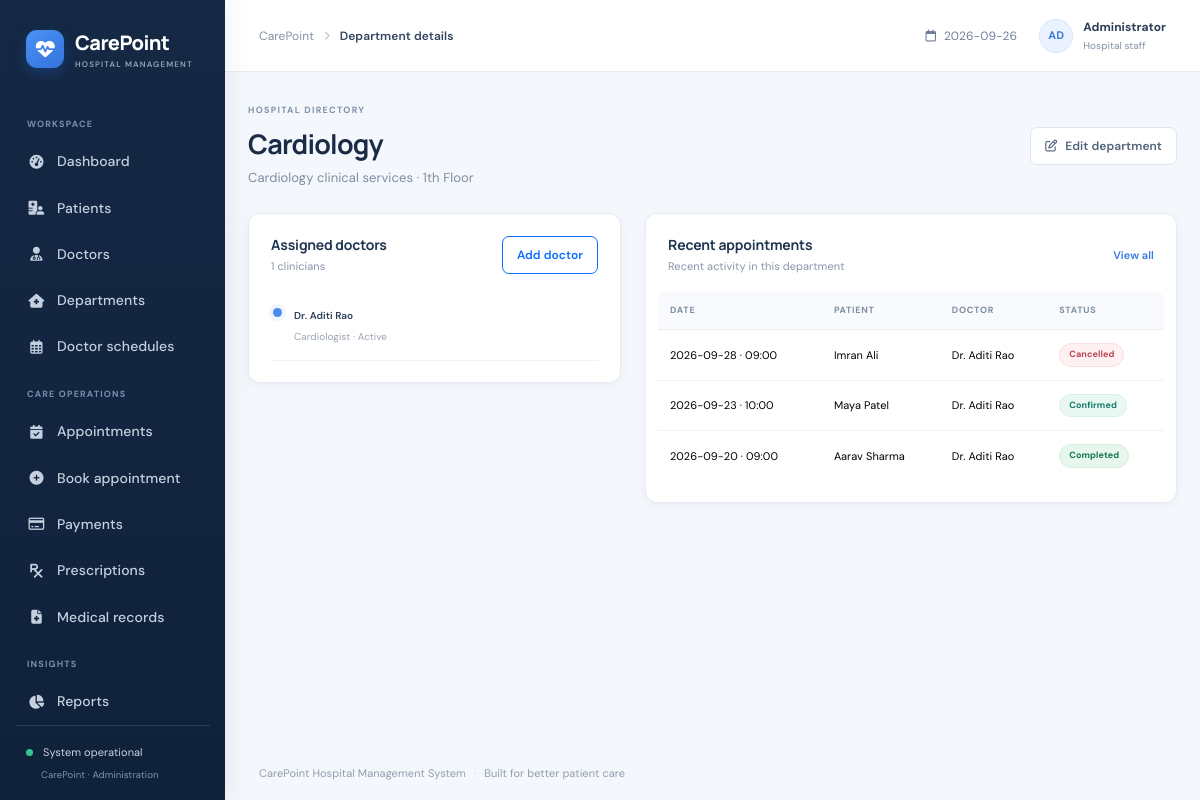
Page /departments/view/1 on the committed database.
### tables this page shows
CREATE TABLE departments(department_id INTEGER PRIMARY KEY, department_name TEXT UNIQUE NOT NULL, description TEXT DEFAULT '', location TEXT DEFAULT '', status TEXT NOT NULL DEFAULT 'Active');

CREATE TABLE doctors(doctor_id INTEGER PRIMARY KEY, doctor_code TEXT UNIQUE NOT NULL, full_name TEXT NOT NULL, specialization TEXT, department_id INTEGER NOT NULL REFERENCES departments ON DELETE RESTRICT, qualification TEXT, phone TEXT, email TEXT, consultation_fee REAL NOT NULL DEFAULT 0 CHECK(consultation_fee>=0), experience_years INTEGER DEFAULT 0, room_number TEXT, available_days TEXT DEFAULT '', status TEXT NOT NULL DEFAULT 'Active', created_at TEXT NOT NULL DEFAULT CURRENT_TIMESTAMP);

CREATE TABLE appointments(appointment_id INTEGER PRIMARY KEY, appointment_code TEXT UNIQUE NOT NULL, patient_id INTEGER NOT NULL REFERENCES patients ON DELETE RESTRICT, doctor_id INTEGER NOT NULL REFERENCES doctors ON DELETE RESTRICT, department_id INTEGER NOT NULL REFERENCES departments ON DELETE RESTRICT, appointment_date TEXT NOT NULL, appointment_time TEXT NOT NULL, reason TEXT, symptoms TEXT, status TEXT NOT NULL DEFAULT 'Scheduled', notes TEXT DEFAULT '', created_at TEXT NOT NULL DEFAULT CURRENT_TIMESTAMP, updated_at TEXT NOT NULL DEFAULT CURRENT_TIMESTAMP);

CREATE TABLE patients(patient_id INTEGER PRIMARY KEY, patient_code TEXT UNIQUE NOT NULL, full_name TEXT NOT NULL, date_of_birth TEXT, gender TEXT, blood_group TEXT, phone TEXT NOT NULL, email TEXT, address TEXT, emergency_contact_name TEXT, emergency_contact_phone TEXT, created_at TEXT NOT NULL DEFAULT CURRENT_TIMESTAMP);

### app.py (the view)
@app.route('/departments/view/<int:id>')
def department_view(id):
    department=one('SELECT * FROM departments WHERE department_id=?',(id,))
    if not department: abort(404)
    doctors_list=rows('SELECT * FROM doctors WHERE department_id=? ORDER BY full_name',(id,))
    appointment_list=rows('SELECT a.*,p.full_name patient,d.full_name doctor FROM appointments a JOIN patients p USING(patient_id) JOIN doctors d USING(doctor_id) WHERE a.department_id=? ORDER BY a.appointment_date DESC,a.appointment_time DESC LIMIT 12',(id,))
    return render_template('department_details.html',department=department,doctors=doctors_list,appointments=appointment_list)

### app.py (called while the page is built)
def db():
    conn = sqlite3.connect(DB_PATH, factory=ClosingConnection)
    conn.row_factory = sqlite3.Row
    conn.execute('PRAGMA foreign_keys = ON')
    return conn

def rows(sql, args=()):
    with db() as con:
        return con.execute(sql, args).fetchall()

def one(sql, args=()):
    with db() as con:
        return con.execute(sql, args).fetchone()

@app.context_processor
def global_context(): return {'today':date.today().isoformat(), 'statuses':STATUSES, 'days':DAYS}

    def __exit__(self, exc_type, exc, tb):
        try:
            return super().__exit__(exc_type, exc, tb)
        finally:
            self.close()

### templates/department_details.html
{% extends 'base.html' %}{% block title %}{{ department.department_name }}{% endblock %}{% block page_name %}Department details{% endblock %}{% block content %}<div class="page-heading"><div><div class="eyebrow">HOSPITAL DIRECTORY</div><h1>{{ department.department_name }}</h1><p>{{ department.description or 'Clinical services' }} · {{ department.location or 'Location not set' }}</p></div><a class="btn btn-light" href="{{ url_for('edit_department',id=department.department_id) }}"><i class="fa-regular fa-pen-to-square me-2"></i>Edit department</a></div><div class="row g-4"><div class="col-lg-5"><section class="panel"><div class="panel-head"><div><h2>Assigned doctors</h2><p>{{ doctors|length }} clinicians</p></div><a class="btn btn-sm btn-outline-primary" href="{{ url_for('add_doctor') }}">Add doctor</a></div>{% for d in doctors %}<div class="history-entry"><span class="timeline-dot"></span><div><a class="table-name" href="{{ url_for('doctor_view',id=d.doctor_id) }}">{{ d.full_name }}</a><small>{{ d.specialization or 'General' }} · {{ d.status }}</small></div></div>{% else %}<div class="empty-inline">No doctors assigned.</div>{% endfor %}</section></div><div class="col-lg-7"><section class="panel"><div class="panel-head"><div><h2>Recent appointments</h2><p>Recent activity in this department</p></div><a class="text-link" href="{{ url_for('appointments',department=department.department_id) }}">View all</a></div>{% if appointments %}<div class="table-responsive"><table class="table data-table"><thead><tr><th>DATE</th><th>PATIENT</th><th>DOCTOR</th><th>STATUS</th></tr></thead><tbody>{% for a in appointments %}<tr><td>{{ a.appointment_date }} · {{ a.appointment_time }}</td><td>{{ a.patient }}</td><td>{{ a.doctor }}</td><td><span class="status-badge status-{{ a.status|lower|replace(' ','-') }}">{{ a.status }}</span></td></tr>{% endfor %}</tbody></table></div>{% else %}<div class="empty-inline">No appointments recorded.</div>{% endif %}</section></div></div>{% endblock %}

### static/css/style.css (style rules this page uses)
:root { --ink:#172b4d;--muted:#738198;--line:#e9edf3;--bg:#f5f7fb;--blue:#3978e8;--nav:#15263f;--mint:#16a88b }
* { box-sizing:border-box }
body { margin:0;background:var(--bg);color:#253750;font-family:'DM Sans',sans-serif;font-size:14px }
.page-heading { display:flex;align-items:center;justify-content:space-between;gap:20px;margin-bottom:24px }
.eyebrow { font-size:9px;letter-spacing:1.15px;font-weight:700;color:#8897aa;margin-bottom:7px }
.page-heading h1 { font:700 25px Manrope,sans-serif;letter-spacing:-.65px;color:var(--ink);margin:0 }
.page-heading p { margin:6px 0 0;color:#7c899c;font-size:13px }
.btn { border-radius:7px;font-size:12px;font-weight:600;padding:9px 14px }
.btn-light,.btn-outline-secondary { background:white;border-color:#e2e7ee;color:#52627a }
.metric-card,.panel,.mini-metric { background:white;border:1px solid #ebeff4;border-radius:10px;box-shadow:0 2px 8px #17315a05 }
.panel { padding:19px 20px }
.panel-head { display:flex;justify-content:space-between;align-items:center;margin-bottom:16px }
.panel-head h2,.section-title h2 { font:700 14px Manrope,sans-serif;color:#203550;margin:0 }
.panel-head p,.section-title p { color:#94a0b0;margin:4px 0 0;font-size:11px }
.text-link { font-size:11px;color:#3779e4;text-decoration:none;font-weight:600 }
.data-table { font-size:11px;color:#495971;vertical-align:middle;margin:0 }
.data-table thead th { font-size:9px;letter-spacing:.6px;color:#9aa5b5;font-weight:700;border-bottom:1px solid #edf0f4;padding:10px 12px;white-space:nowrap }
.data-table tbody td { padding:12px;border-color:#f0f2f5 }
.data-table tbody tr:last-child td { border-bottom:0 }
.table-responsive { margin:0 -10px }
.table-name { color:#2d405b;text-decoration:none;font-weight:600 }
.status-badge { display:inline-block;border-radius:20px;padding:4px 8px;font-size:9px;font-weight:700;background:#edf2f8;color:#607087;white-space:nowrap }
.status-confirmed,.status-active,.status-paid { color:#14866d;background:#e8f7f1 }
.status-completed { color:#168367;background:#e4f6ef }
.status-cancelled,.status-inactive,.status-refunded { color:#c65363;background:#fff0f1 }
.history-entry { display:flex;gap:12px;padding:12px 2px;border-bottom:1px solid #f0f2f5 }
.timeline-dot { margin-top:4px;width:9px;height:9px;border-radius:50%;background:#4d8bea;box-shadow:0 0 0 4px #eff5ff;flex:none }
.history-entry strong,.history-entry small { display:block }
.history-entry small { font-size:10px;color:#9aa4b2;margin:4px 0 }
.history-entry a { font-size:10px }

### static/css/polish.css (style rules this page uses)
:root { --ink: #192b45; --muted: #77869b; --line: #e6ebf2; --bg: #f4f7fb; --blue: #3478e5; --nav: #14243d; --mint: #149b82; }
body { background: #f4f7fb; color: #2c3e56; font-family: 'DM Sans', Inter, system-ui, sans-serif; letter-spacing: .005em; }
.page-heading { margin-bottom: 26px; }
.page-heading h1 { font-size: 27px; letter-spacing: -.8px; }
.page-heading p { font-size: 13px; color: #7e8ca0; }
.eyebrow { color: #8292a8; letter-spacing: 1.25px; }
.metric-card, .panel, .mini-metric { border-color: #e7ecf3; box-shadow: 0 3px 12px #1d35510a, 0 1px 2px #1d355106; }
.panel { border-radius: 12px; padding: 21px 22px; }
.panel-head { margin-bottom: 17px; }
.panel-head h2, .section-title h2 { font-size: 14px; letter-spacing: -.15px; }
.panel-head p, .section-title p { color: #8795a8; }
.data-table { color: #43556d; }
.data-table thead th { background: #f8fafd; border-bottom-color: #e9eef4; color: #7e8da2; font-size: 9px; letter-spacing: .75px; padding-top: 12px; padding-bottom: 12px; }
.data-table thead th:first-child { border-radius: 7px 0 0; }
.data-table thead th:last-child { border-radius: 0 7px 0 0; }
.data-table tbody tr { transition: background .14s ease; }
.data-table tbody td { padding-top: 13px; padding-bottom: 13px; }
.btn { min-height: 36px; transition: transform .15s ease, box-shadow .15s ease, background .15s ease; }
.btn-light, .btn-outline-secondary { border-color: #e0e6ee; }
.status-badge { border: 1px solid transparent; padding: 4px 9px; font-size: 9px; letter-spacing: .08px; }
.status-confirmed, .status-active, .status-paid { color: #137b67; background: #eaf8f3; border-color: #d7f0e7; }
.status-completed { color: #17754f; background: #e8f7ee; border-color: #d5efdf; }
.status-cancelled, .status-inactive, .status-refunded { color: #b74859; background: #fff0f1; border-color: #f9dfe2; }

### rows in the picture
departments: department_name "Cardiology", description "Cardiology clinical services", location "1th Floor"
doctors: full_name "Dr. Aditi Rao", specialization "Cardiologist", status "Active"
appointments: appointment_date "2026-09-28", appointment_time "09:00", patient "Imran Ali", doctor "Dr. Aditi Rao", status "Cancelled"
appointments: appointment_date "2026-09-23", appointment_time "10:00", patient "Maya Patel", doctor "Dr. Aditi Rao", status "Confirmed"
appointments: appointment_date "2026-09-20", appointment_time "09:00", patient "Aarav Sharma", doctor "Dr. Aditi Rao", status "Completed"

### other values in the picture
{{ doctors|length }} "1"
